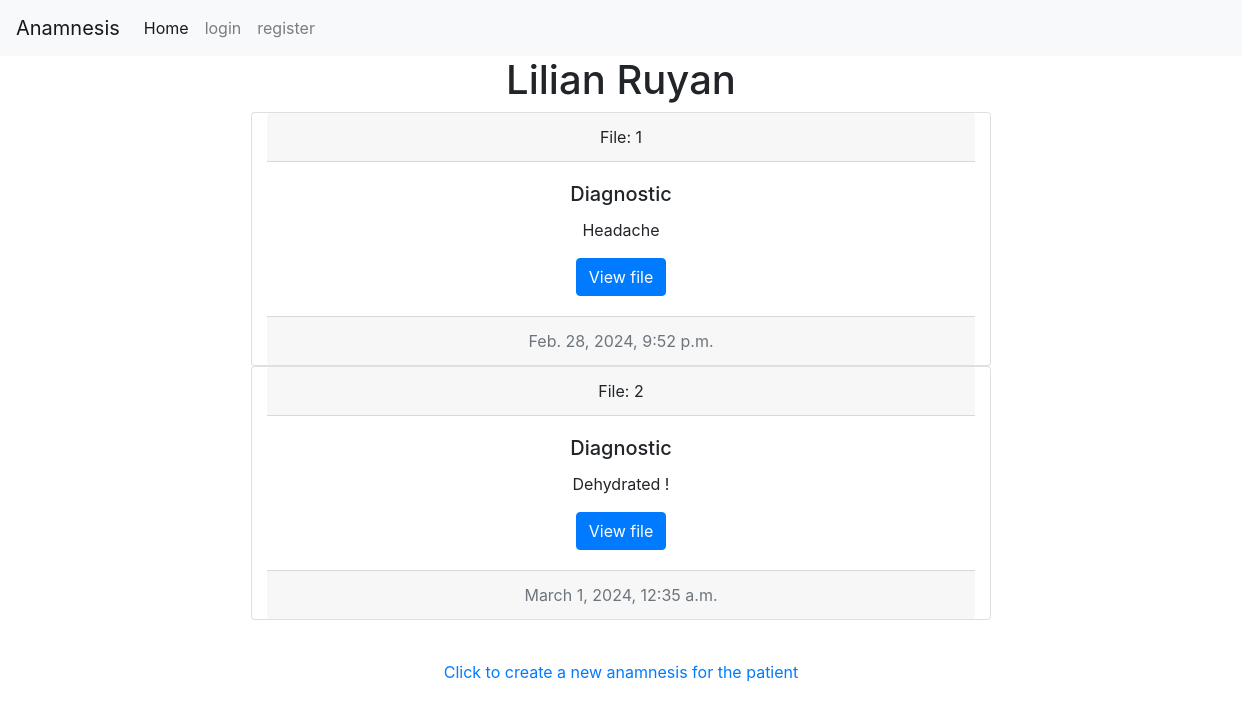
/file/11, run on the app's committed database.
### anamnesis/models.py (models this page shows, shortened)
class Patient(models.Model):
    doctor = models.ForeignKey(User, on_delete=models.CASCADE, blank=True, null=True, related_name="patients")
    name = models.CharField(max_length=25, blank=True)
    lastname = models.CharField(max_length=25, blank=True)
    address = models.CharField(max_length=50, blank=True, null=True)
    city = models.CharField(max_length=30, blank=True, null=True)
    state = models.CharField(max_length=20, blank=True, null=True)
    phonenumber = models.CharField(max_length=15, blank=True, null=True)
    date = models.DateTimeField(null=True)

class Patienthistory(models.Model):
    patient = models.ForeignKey(Patient, on_delete=models.CASCADE, blank=True, null=True, related_name="patient_history")
    date = models.DateTimeField() #date the file was created
    diagnostic =models.CharField(max_length=500, blank=True, null=True)
    history =models.CharField(max_length=500, blank=True, null=True) # Explanation of the symptoms
    prescription = models.CharField(max_length=500, blank=True, null=True)
    visit = models.CharField(max_length=30, blank=True, null=True) # Reason the patient is visiting
    nextappointment = models.DateTimeField(null=True)

### anamnesis/views.py (the view, shortened to what this page needs)
# urls.py: path("file/<int:patient_id>", views.file, name="file"), #pull a patien file
def file(request, patient_id):
    if request.method == "GET":
        patient = Patient.objects.get(pk=patient_id)
        files = Patienthistory.objects.filter(patient_id=patient_id)
        paginator = Paginator(files, 10) #show 2 posts per page
        page_number = request.GET.get('page')
        page_obj = paginator.get_page(page_number)
        return render(request, "anamnesis/patientFile.html", {
            "patient": patient,
            "files": page_obj,
        })

### anamnesis/templates/anamnesis/patientFile.html (shortened to what this page needs)
{% extends "anamnesis/layout.html" %}
{% load static %}
{% block body %}
<div class="container">
    <div>
        <h1 style="text-align: center;">{{patient.name}} {{patient.lastname}}</h1>
    </div>
{% for file in files %}
    <div class="card col-sm-8 container text-center">
        <div class="card-header">
            File: {{file.id}}
        </div>
        <div class="card-body">
            <h5 class="card-title">Diagnostic</h5>
            <p class="card-text">{{file.diagnostic}}</p>
            <a href="{% url 'fileview' file_id=file.id%}" class="btn btn-primary">View file</a>
        </div>
        <div class="card-footer text-muted">
        {{file.date}}
        </div>
    </div>
{% endfor %}
    <div>
        <nav aria-label="Page navigation example">
        </nav>
    </div>
    <div class="mt-4 d-flex flex-md-row justify-content-center" id="clickallpatients">
        <a href="{% url 'history' patient_id=patient.id %}" id="">Click to create a new anamnesis for the patient</a>
    </div>
</div>
{% endblock %}

### anamnesis/static/anamnesis/styles.css (style rules this page uses)
nav { width: 100%; box-sizing: content-box; overflow: scroll; }
body { position: relative; }

### data on the page
Patient: name "Lilian", lastname "Ruyan"
Patienthistory: id "1", diagnostic "Headache", date "Feb. 28, 2024, 9:52 p.m."
Patienthistory: id "2", diagnostic "Dehydrated !", date "March 1, 2024, 12:35 a.m."
